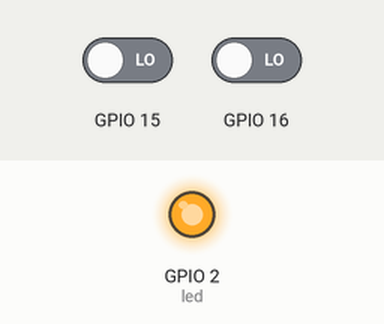
The program below on a simulated ESP8266 board running MicroPython. Parts: output pins drawn as LEDs (lit = HIGH, except the on-board LED, lit = LOW). The inputs (shaded band) are chosen by the test bench; at power-on: GPIO 15 LOW, GPIO 16 LOW. What the program prints to the serial console is not drawn. At 2.4 s the program stops and its outputs stay as they are.

Above: at 0.01 s.
At 0.91 s:
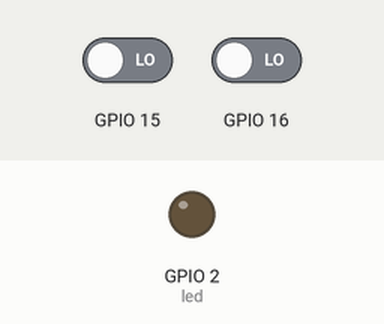
Timing chart, 0 to 2.5 s (numbered marks = the images above):
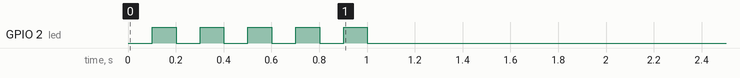

The program:

r.py
```python
import network
import ubinascii
import time
import utime
import machine
# import socket
from machine import Pin, PWM

# BUG ALREADY DEVINED IN CM
class LED(object):
    """ associates an LED object with a pin"""

    # pin = 2
    def __init__(self, pin):
        self.light = machine.Pin(pin, machine.Pin.OUT)

    def on(self):
        """turns the LED on """
        self.light.low()

    def off(self):
        """turns the LED off """
        self.light.high()

    def blink(self, n):
        """flashes the LED n times"""
        for i in range(0, n):
            self.on()
            time.sleep(0.1)
            self.off()
            time.sleep(0.1)
            self.on()

# IS THIS DIFFERENT FROM CMS? IF YES USE DIFFERENT NAME
# IF THE SAME REUSE FROM CM
class motor(object):
    def __init__(self, name):
        self.forward_speed = 1023
        if name == "left":
            self.pin_speed = 4
            self.pin_direction = 2
        elif name == "right":
            self.pin_speed = 5
            self.pin_direction = 0

        self.speed = PWM(Pin(self.pin_speed), freq=1000, duty=0)
        self.direction = Pin(self.pin_direction, Pin.OUT)
        self.name = name

    def forward(self):
        self.direction.low()
        self.duty(1023)

    def backward(self):
        self.direction.high()
        self.duty(1023)

    def stop(self):
        self.duty(0)

    def duty(self, d):
        PWM(Pin(self.pin_speed), freq=1000, duty=d)

    def set_forward_speed(self, duty):
        self.forward_speed = duty


class speed_meter(object):
    def __init__(self, pin):
        self.pin = machine.Pin(pin, machine.Pin.IN)
        self.status = Pin.value(self.pin)
        self.counter = 0

    def update(self):
        self.status = Pin.value(self.pin)

    def tick_up(self):
        if self.status == 1:
            self.counter += 1

    def get(self):
        print ("GET")
        turn = True
        t0 = utime.ticks_us()
        delta_t = 0
        count_start = self.counter
        print ("CN", self.counter)
        while delta_t < 200000:
            self.update()
            print ("L", delta_t, self.status, self.counter)
            if self.status == 1 and turn:
                print("A")
                turn = False
                self.counter += 1
            elif self.status == 0:
                print ("B")
                turn = True
                delta_t = utime.ticks_diff(utime.ticks_us(), t0)
        count_dt = self.counter - count_start
        print (count_dt)
        return count_dt, self.counter

    def rpm(self):
        return (self.get() / 20) * 300

smr = speed_meter(16)

sml = speed_meter(15)

#right = motor("right")
#left = motor("left")
led = LED(2)
led.blink(5)

print("hello")

for i in range(0, 1):
    # while True:
    print ("I:", i)
    print(smr.get())
    time.sleep(0.5)
    print("R:", i)
    print(sml.get())
    time.sleep(.5)


def motor_adjuster(right_meter, left_meter):
    rpm_right = right_meter.get()
    rpm_left = left_meter.get()
    rl_ratio = rpm_right / rpm_left
```
